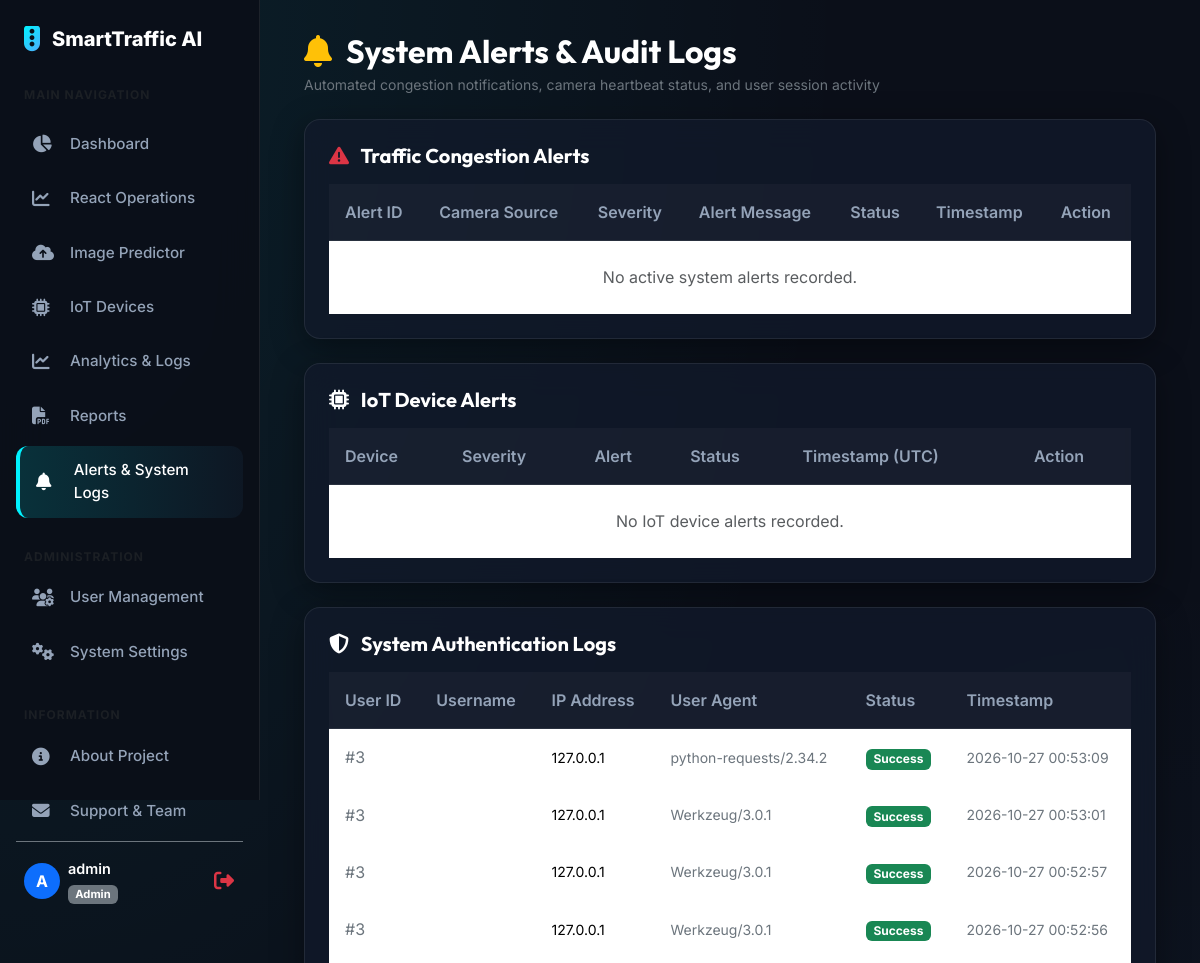
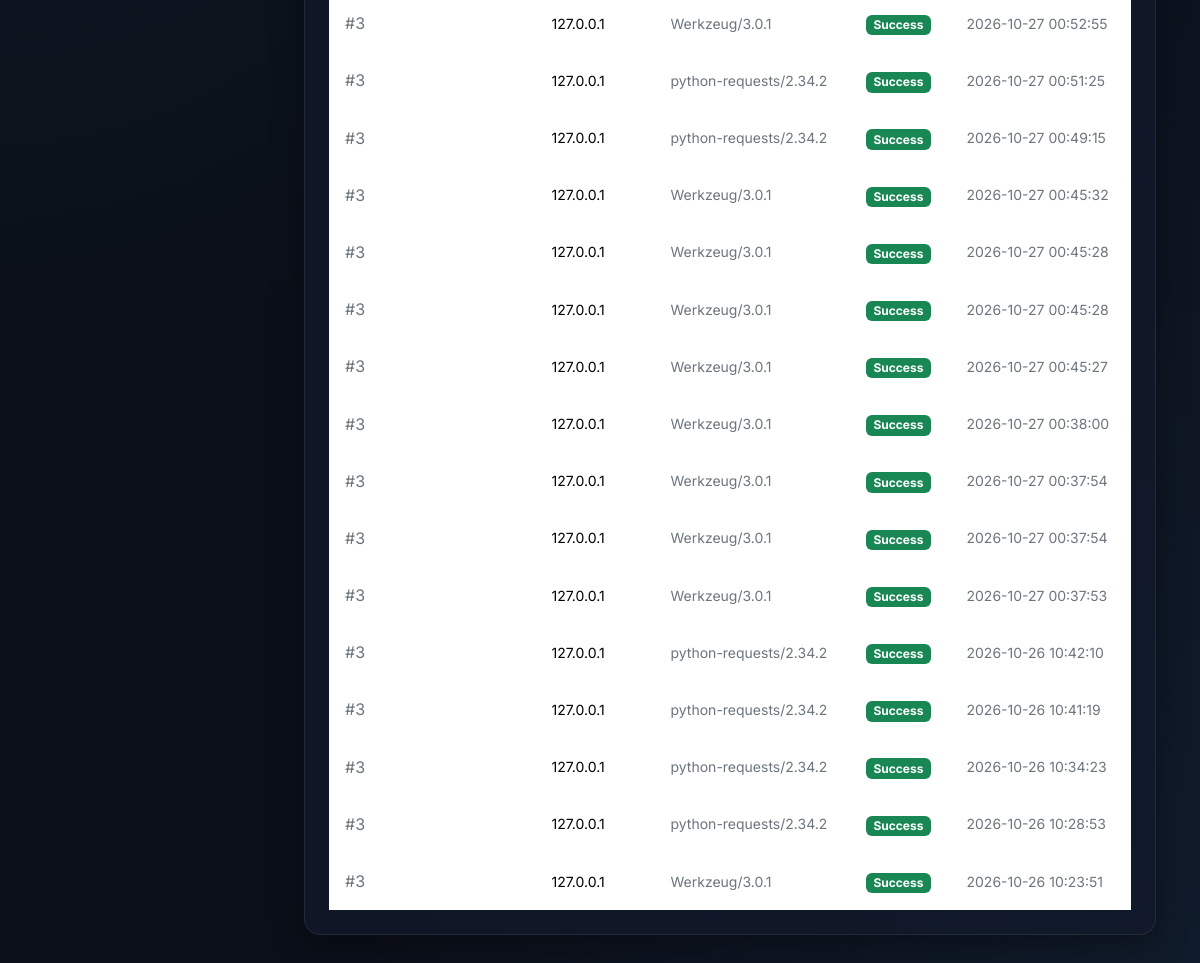
Page /alerts (signed in) on the committed database (2 pictures, top to bottom).
### database.py (models this page shows)
class LoginHistory(db.Model):
    __tablename__ = 'login_history'
    id = db.Column(db.Integer, primary_key=True)
    user_id = db.Column(db.Integer, db.ForeignKey('users.id'), nullable=False)
    username = db.Column(db.String(64), nullable=False)
    ip_address = db.Column(db.String(50), default='127.0.0.1')
    user_agent = db.Column(db.String(255), default='Web Browser')
    status = db.Column(db.String(20), default='Success')
    timestamp = db.Column(db.DateTime, default=datetime.utcnow)

### app.py (the view)
@app.route('/alerts')
@login_required
def alerts_page():
    alerts_list = Alert.query.order_by(Alert.timestamp.desc()).limit(100).all()
    iot_alerts = IoTAlert.query.order_by(IoTAlert.timestamp.desc()).limit(100).all()
    logs = LoginHistory.query.order_by(LoginHistory.timestamp.desc()).limit(20).all()
    return render_template('alerts.html', alerts=alerts_list, iot_alerts=iot_alerts, logs=logs)

### app.py (called while the page is built, shortened)
def get_current_user():
    auth_header = request.headers.get('Authorization', '')
    if 'user_id' in session:
        user = db.session.get(User, session['user_id'])
        if user:
            return user
    return None

@app.context_processor
def inject_csrf_token():
    if 'csrf_token' not in session:
        session['csrf_token'] = secrets.token_urlsafe(32)
    return {'csrf_token': session['csrf_token']}

@app.before_request
def protect_browser_posts():
    if request.method not in ('POST', 'PUT', 'PATCH', 'DELETE'):
        return None

@app.after_request
def add_security_headers(response):
    response.headers['X-Content-Type-Options'] = 'nosniff'
    response.headers['X-Frame-Options'] = 'SAMEORIGIN'
    response.headers['X-XSS-Protection'] = '1; mode=block'
    response.headers['Referrer-Policy'] = 'strict-origin-when-cross-origin'
    return response

def login_required(f):
    @wraps(f)
    def decorated_function(*args, **kwargs):
        user = get_current_user()
        if 'user_id' not in session:
            session['user_id'] = user.id
            session['username'] = user.username
            session['role'] = user.role
        return f(*args, **kwargs)
    return decorated_function

### templates/alerts.html (shortened to what this page needs)
{% extends 'base.html' %}
{% block content %}
<div class="container-fluid">
    <div class="d-flex align-items-center justify-content-between mb-4">
        <div>
            <h2 class="text-white fw-bold mb-1"><i class="fa-solid fa-bell text-warning me-2"></i> System Alerts & Audit Logs</h2>
            <p class="text-secondary small mb-0">Automated congestion notifications, camera heartbeat status, and user session activity</p>
        </div>
    </div>
    <div class="glass-card p-4 mb-4">
        <h5 class="text-white fw-bold mb-3"><i class="fa-solid fa-triangle-exclamation text-danger me-2"></i> Traffic Congestion Alerts</h5>
        <div class="table-responsive">
            <table class="table table-custom align-middle">
                <thead>
                    <tr>
                        <th>Alert ID</th>
                        <th>Camera Source</th>
                        <th>Severity</th>
                        <th>Alert Message</th>
                        <th>Status</th>
                        <th>Timestamp</th>
                        <th>Action</th>
                    </tr>
                </thead>
                <tbody>
                    {% for a in alerts %}
                    <tr>
                        <td class="text-secondary">#ALT-{{ a.id }}</td>
                        <td class="text-white fw-semibold">Camera #{{ a.camera_id }}</td>
                        <td>
                            {% if a.severity == 'Critical' %}
                            <span class="badge bg-danger">Critical</span>
                            {% elif a.severity == 'Warning' %}
                            <span class="badge bg-warning text-dark">Warning</span>
                            {% else %}
                            <span class="badge bg-info">Info</span>
                            {% endif %}
                        </td>
                        <td class="text-white small">{{ a.message }}</td>
                        <td>
                            {% if a.acknowledged %}
                            <span class="badge bg-secondary">Acknowledged</span>
                            {% else %}
                            <span class="badge bg-danger animate-pulse">Active</span>
                            {% endif %}
                        </td>
                        <td class="small text-secondary">{{ a.timestamp.strftime('%Y-%m-%d %H:%M:%S') }}</td>
                        <td>
                            {% if not a.acknowledged %}
                            <button class="btn btn-glass btn-sm text-success" onclick="ackAlert({{ a.id }})">
                                <i class="fa-solid fa-check me-1"></i> Dismiss
                            </button>
                            {% else %}
                            <span class="text-muted small">Cleared</span>
                            {% endif %}
                        </td>
                    </tr>
                    {% else %}
                    <tr>
                        <td colspan="7" class="text-center text-muted py-4">No active system alerts recorded.</td>
                    </tr>
                    {% endfor %}
                </tbody>
            </table>
        </div>
    </div>
    <div class="glass-card p-4 mb-4">
        <h5 class="text-white fw-bold mb-3"><i class="fa-solid fa-microchip text-cyan me-2"></i> IoT Device Alerts</h5>
        <div class="table-responsive">
            <table class="table table-custom align-middle">
                <thead>
                    <tr><th>Device</th><th>Severity</th><th>Alert</th><th>Status</th><th>Timestamp (UTC)</th><th>Action</th></tr>
                </thead>
                <tbody>
                    {% for a in iot_alerts %}
                    <tr>
                        <td class="text-white">{{ a.device_id }}</td>
                        <td><span class="badge {% if a.severity == 'Critical' %}bg-danger{% elif a.severity == 'Warning' %}bg-warning text-dark{% else %}bg-info{% endif %}">{{ a.severity }}</span></td>
                        <td class="text-white small">{{ a.message }}</td>
                        <td>
                            {% if a.resolved_at %}<span class="badge bg-success">Resolved</span>
                            {% elif a.acknowledged %}<span class="badge bg-secondary">Acknowledged</span>
                            {% else %}<span class="badge bg-danger">Active</span>{% endif %}
                        </td>
                        <td class="small text-secondary">{{ a.timestamp.strftime('%Y-%m-%d %H:%M:%S') }}</td>
                        <td>
                            {% if not a.acknowledged %}
                            <button class="btn btn-glass btn-sm text-success" onclick="ackIoTAlert({{ a.id }})">Acknowledge</button>
                            {% endif %}
                        </td>
                    </tr>
                    {% else %}
                    <tr><td colspan="6" class="text-center text-muted py-4">No IoT device alerts recorded.</td></tr>
                    {% endfor %}
                </tbody>
            </table>
        </div>
    </div>
    <div class="glass-card p-4">
        <h5 class="text-white fw-bold mb-3"><i class="fa-solid fa-shield-halved text-cyan me-2"></i> System Authentication Logs</h5>
        <div class="table-responsive">
            <table class="table table-custom align-middle">
                <thead>
                    <tr>
                        <th>User ID</th>
                        <th>Username</th>
                        <th>IP Address</th>
                        <th>User Agent</th>
                        <th>Status</th>
                        <th>Timestamp</th>
                    </tr>
                </thead>
                <tbody>
                    {% for l in logs %}
                    <tr>
                        <td class="text-secondary">#{{ l.user_id }}</td>
                        <td class="text-white fw-semibold">{{ l.username }}</td>
                        <td class="text-cyan small">{{ l.ip_address }}</td>
                        <td class="text-secondary small">{{ l.user_agent }}</td>
                        <td><span class="badge bg-success">Success</span></td>
                        <td class="small text-secondary">{{ l.timestamp.strftime('%Y-%m-%d %H:%M:%S') }}</td>
                    </tr>
                    {% endfor %}
                </tbody>
            </table>
        </div>
    </div>
</div>
{% endblock %}

### templates/base.html (shortened to what this page needs)
<!DOCTYPE html>
<html lang="en">
<head>
    <link href="https://cdn.jsdelivr.net/npm/bootstrap@5.3.2/dist/css/bootstrap.min.css" rel="stylesheet">
    <link href="https://cdnjs.cloudflare.com/ajax/libs/font-awesome/6.4.2/css/all.min.css" rel="stylesheet">
    <link href="{{ url_for('static', filename='css/style.css') }}" rel="stylesheet">
</head>
<body>
    {% if session.get('user_id') %}
    <aside id="sidebar">
        <a href="{{ url_for('dashboard') }}" class="brand-logo">
            <i class="fa-solid fa-traffic-light">
            </i>
            <span>SmartTraffic AI</span>
        </a>
        <div class="px-2 mb-3 text-uppercase text-muted fw-bold" style="font-size: 0.75rem; letter-spacing: 1px;">
        </div>
        <nav class="nav flex-column mb-auto">
            <a href="{{ url_for('dashboard') }}" class="nav-link-custom {% if request.endpoint == 'dashboard' %}active{% endif %}">
                <i class="fa-solid fa-chart-pie"></i> Dashboard
            </a>
            <a href="{{ url_for('react_operations') }}" class="nav-link-custom {% if request.endpoint == 'react_operations' %}active{% endif %}">
                <i class="fa-solid fa-chart-line"></i> React Operations
            </a>
            <a href="{{ url_for('live_monitor') }}" class="nav-link-custom {% if request.endpoint == 'live_monitor' %}active{% endif %}">
                <i class="fa-solid fa-cloud-arrow-up"></i> Image Predictor
            </a>
            <a href="{{ url_for('iot_devices_page') }}" class="nav-link-custom {% if request.endpoint == 'iot_devices_page' %}active{% endif %}">
                <i class="fa-solid fa-microchip"></i> IoT Devices
            </a>
            <a href="{{ url_for('analytics') }}" class="nav-link-custom {% if request.endpoint == 'analytics' %}active{% endif %}">
                <i class="fa-solid fa-chart-line"></i> Analytics & Logs
            </a>
            <a href="{{ url_for('reports') }}" class="nav-link-custom {% if request.endpoint == 'reports' %}active{% endif %}">
                <i class="fa-solid fa-file-pdf"></i> Reports
            </a>
            <a href="{{ url_for('alerts_page') }}" class="nav-link-custom {% if request.endpoint == 'alerts_page' %}active{% endif %}">
                <i class="fa-solid fa-bell"></i> Alerts & System Logs
            </a>
            {% if session.get('role') == 'Admin' %}
            <div class="px-2 mt-4 mb-2 text-uppercase text-muted fw-bold" style="font-size: 0.75rem; letter-spacing: 1px;">
            </div>
            <a href="{{ url_for('user_mgmt') }}" class="nav-link-custom {% if request.endpoint == 'user_mgmt' %}active{% endif %}">
                <i class="fa-solid fa-users-gear"></i> User Management
            </a>
            <a href="{{ url_for('settings_page') }}" class="nav-link-custom {% if request.endpoint == 'settings_page' %}active{% endif %}">
                <i class="fa-solid fa-gears"></i> System Settings
            </a>
            {% endif %}
            <div class="px-2 mt-4 mb-2 text-uppercase text-muted fw-bold" style="font-size: 0.75rem; letter-spacing: 1px;">
            </div>
            <a href="{{ url_for('about') }}" class="nav-link-custom {% if request.endpoint == 'about' %}active{% endif %}">
                <i class="fa-solid fa-circle-info"></i> About Project
            </a>
            <a href="{{ url_for('contact') }}" class="nav-link-custom {% if request.endpoint == 'contact' %}active{% endif %}">
                <i class="fa-solid fa-envelope"></i> Support & Team
            </a>
        </nav>
        <div class="pt-3 border-top border-secondary">
            <div class="d-flex align-items-center justify-content-between px-2">
                <div class="d-flex align-items-center gap-2">
                    <div class="rounded-circle bg-primary text-white d-flex align-items-center justify-content-center" style="width:36px; height:36px; font-weight:700;">
                        {{ session.get('username')[0]|upper }}
                    </div>
                    <div>
                        <div class="fw-semibold text-white" style="font-size: 0.9rem;">{{ session.get('username') }}</div>
                        <span class="badge bg-secondary" style="font-size:0.7rem;">{{ session.get('role') }}</span>
                    </div>
                </div>
                <form method="POST" action="{{ url_for('logout') }}">
                    <button type="submit" class="btn btn-link text-danger fs-5 p-0" data-bs-toggle="tooltip" title="Logout" aria-label="Logout">
                        <i class="fa-solid fa-right-from-bracket"></i>
                    </button>
                </form>
            </div>
        </div>
    </aside>
    {% endif %}
    <main id="{% if session.get('user_id') %}main-content{% else %}full-page-container{% endif %}">
        {% block content %}{% endblock %}
    </main>
</body>
</html>

### static/css/style.css (style rules this page uses)
:root { --bg-dark: #0b0f19; --card-bg: rgba(18, 26, 43, 0.75); --card-border: rgba(255, 255, 255, 0.08); --accent-blue: #00f2fe; --accent-indigo: #4facfe; --accent-emerald: #10b981; --accent-warning: #f59e0b; --accent-danger: #ef4444; --text-primary: #f8fafc; --text-secondary: #94a3b8; --sidebar-width: 260px; --font-heading: 'Outfit', sans-serif; --font-body: 'Inter', sans-serif; }
body { background-color: var(--bg-dark); background-image: radial-gradient(at 0% 0%, rgba(0, 242, 254, 0.08) 0px, transparent 50%), radial-gradient(at 100% 100%, rgba(79, 172, 254, 0.08) 0px, transparent 50%); background-attachment: fixed; color: var(--text-primary); font-family: var(--font-body); min-height: 100vh; margin: 0; padding: 0; }
h1, h2, h3, h4, h5, h6, .navbar-brand { font-family: var(--font-heading); font-weight: 700; }
.glass-card { background: var(--card-bg); backdrop-filter: blur(16px); -webkit-backdrop-filter: blur(16px); border: 1px solid var(--card-border); border-radius: 16px; box-shadow: 0 8px 32px 0 rgba(0, 0, 0, 0.37); transition: all 0.3s ease-in-out; }
#sidebar { width: var(--sidebar-width); position: fixed; top: 0; left: 0; height: 100vh; z-index: 1000; background: rgba(11, 15, 25, 0.95); border-right: 1px solid var(--card-border); backdrop-filter: blur(20px); padding: 1.5rem 1rem; display: flex; flex-direction: column; }
#sidebar .brand-logo { display: flex; align-items: center; gap: 12px; font-size: 1.25rem; font-weight: 800; color: #fff; text-decoration: none; margin-bottom: 2rem; padding-left: 0.5rem; }
#sidebar .brand-logo i { font-size: 1.6rem; background: linear-gradient(135deg, var(--accent-blue), var(--accent-indigo)); -webkit-background-clip: text; -webkit-text-fill-color: transparent; }
.nav-link-custom { display: flex; align-items: center; gap: 14px; padding: 0.8rem 1rem; color: var(--text-secondary); text-decoration: none; border-radius: 12px; font-weight: 500; font-size: 0.95rem; transition: all 0.25s ease; margin-bottom: 6px; }
.nav-link-custom:hover, .nav-link-custom.active { color: #fff; background: linear-gradient(90deg, rgba(0, 242, 254, 0.15) 0%, rgba(79, 172, 254, 0.05) 100%); border-left: 4px solid var(--accent-blue); }
.nav-link-custom i { font-size: 1.1rem; width: 24px; }
#main-content { margin-left: var(--sidebar-width); padding: 2rem; min-height: 100vh; }
.table-custom { color: var(--text-primary); margin: 0; }
.table-custom th { background: rgba(255, 255, 255, 0.03); color: var(--text-secondary); font-weight: 600; border-bottom: 1px solid var(--card-border); padding: 1rem; }
.table-custom td { padding: 1rem; border-bottom: 1px solid rgba(255, 255, 255, 0.04); vertical-align: middle; }

### rows in the picture
LoginHistory: user_id "3", ip_address "127.0.0.1", user_agent "python-requests/2.34.2", timestamp "2026-10-27 00:53:09"
LoginHistory: user_id "3", ip_address "127.0.0.1", user_agent "Werkzeug/3.0.1", timestamp "2026-10-27 00:53:01"
LoginHistory: user_id "3", ip_address "127.0.0.1", user_agent "Werkzeug/3.0.1", timestamp "2026-10-27 00:52:57"
LoginHistory: user_id "3", ip_address "127.0.0.1", user_agent "Werkzeug/3.0.1", timestamp "2026-10-27 00:52:56"
LoginHistory: user_id "3", ip_address "127.0.0.1", user_agent "Werkzeug/3.0.1", timestamp "2026-10-27 00:52:55"
LoginHistory: user_id "3", ip_address "127.0.0.1", user_agent "python-requests/2.34.2", timestamp "2026-10-27 00:51:25"
LoginHistory: user_id "3", ip_address "127.0.0.1", user_agent "python-requests/2.34.2", timestamp "2026-10-27 00:49:15"
LoginHistory: user_id "3", ip_address "127.0.0.1", user_agent "Werkzeug/3.0.1", timestamp "2026-10-27 00:45:32"
LoginHistory: user_id "3", ip_address "127.0.0.1", user_agent "Werkzeug/3.0.1", timestamp "2026-10-27 00:45:28"
LoginHistory: user_id "3", ip_address "127.0.0.1", user_agent "Werkzeug/3.0.1", timestamp "2026-10-27 00:45:28"
LoginHistory: user_id "3", ip_address "127.0.0.1", user_agent "Werkzeug/3.0.1", timestamp "2026-10-27 00:45:27"
LoginHistory: user_id "3", ip_address "127.0.0.1", user_agent "Werkzeug/3.0.1", timestamp "2026-10-27 00:38:00"
LoginHistory: user_id "3", ip_address "127.0.0.1", user_agent "Werkzeug/3.0.1", timestamp "2026-10-27 00:37:54"
LoginHistory: user_id "3", ip_address "127.0.0.1", user_agent "Werkzeug/3.0.1", timestamp "2026-10-27 00:37:54"
LoginHistory: user_id "3", ip_address "127.0.0.1", user_agent "Werkzeug/3.0.1", timestamp "2026-10-27 00:37:53"
LoginHistory: user_id "3", ip_address "127.0.0.1", user_agent "python-requests/2.34.2", timestamp "2026-10-26 10:42:10"
LoginHistory: user_id "3", ip_address "127.0.0.1", user_agent "python-requests/2.34.2", timestamp "2026-10-26 10:41:19"
LoginHistory: user_id "3", ip_address "127.0.0.1", user_agent "python-requests/2.34.2", timestamp "2026-10-26 10:34:23"
LoginHistory: user_id "3", ip_address "127.0.0.1", user_agent "python-requests/2.34.2", timestamp "2026-10-26 10:28:53"
LoginHistory: user_id "3", ip_address "127.0.0.1", user_agent "Werkzeug/3.0.1", timestamp "2026-10-26 10:23:51"

### other values in the picture
{{ session.get('username')[0]|upper }} "A"
{{ session.get('username') }} "admin"
{{ session.get('role') }} "Admin"
